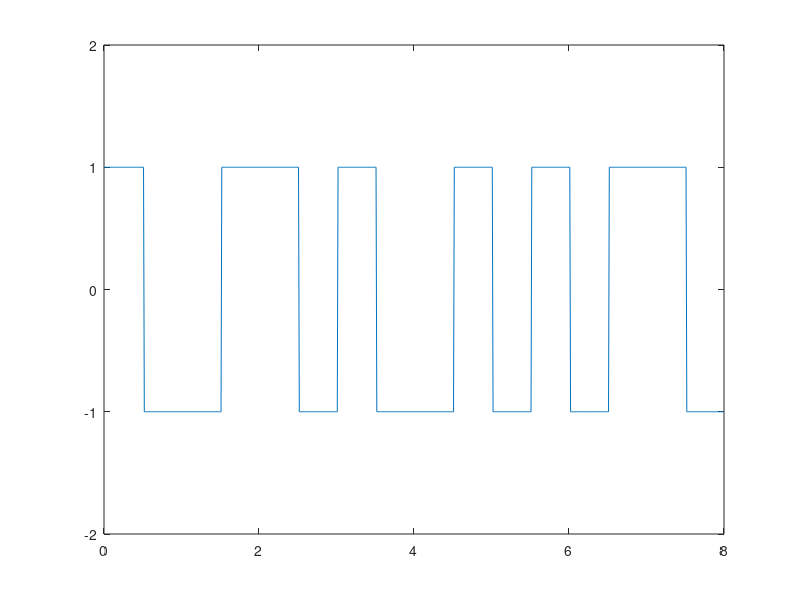
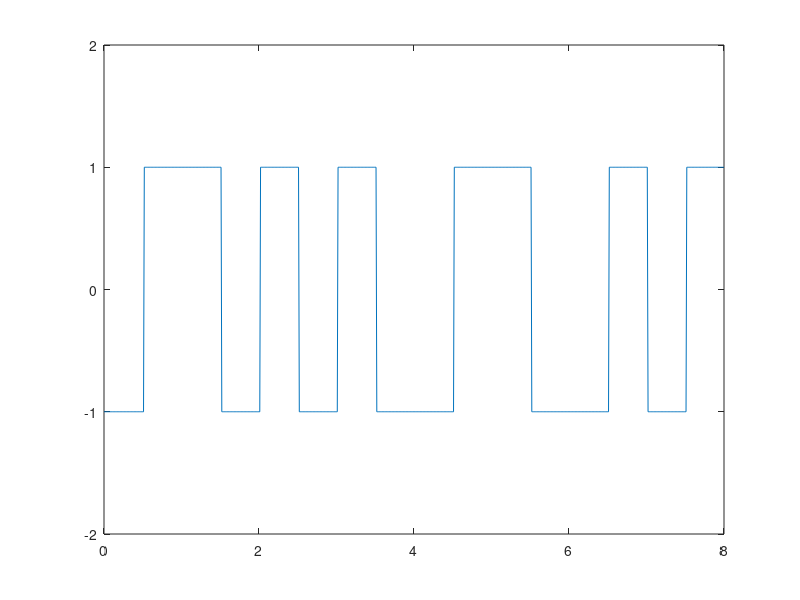

Reproduce these figures in MATLAB, in order.
function test()
    bits = [0 1 0 0 1 1 1 0]
    figure 
    title('Manchester');
    graficar(bits, Manchester(bits));
    figure
    title('Manchester Diferencial');
    graficar(bits, ManchesterDiferencial(bits));
end

function g = graficar(bits, valTrans)
    k = 1;
    l = 0.5;
    T = 0 : 0.01 : length(bits);
    for j = 1: length(T)
        y(j) = valTrans(k);
        if T(j) > l
            k = k + 1; 
            l = l + 0.5;
        end
    end    
    plot(T,y)
    axis([0 length(bits) -2 2]);
end

function m = Manchester(bits)
    valTrans = []; 
    for i = 1 : length(bits)
        if bits(i) == 0
            transicion = [1 -1];
        else
            transicion = [-1 1];
        end
        valTrans = [ valTrans transicion];
    end
    m = valTrans;
end

function md = ManchesterDiferencial(bits)
    valTrans = [];
    if bits(1) == 0
        transicion = [-1 1];
    else 
        transicion = [1 -1];
    end
    valTrans = [ valTrans transicion];
    k = 2;
    for i = 2 : length(bits)
        if bits(i) == 0
            tran = [valTrans(k - 1) valTrans(k)];
        else
            tran = [valTrans(k) valTrans(k - 1)];
        end
        k = k + 2;
        valTrans = [valTrans tran];
    end
    md = valTrans;
end

